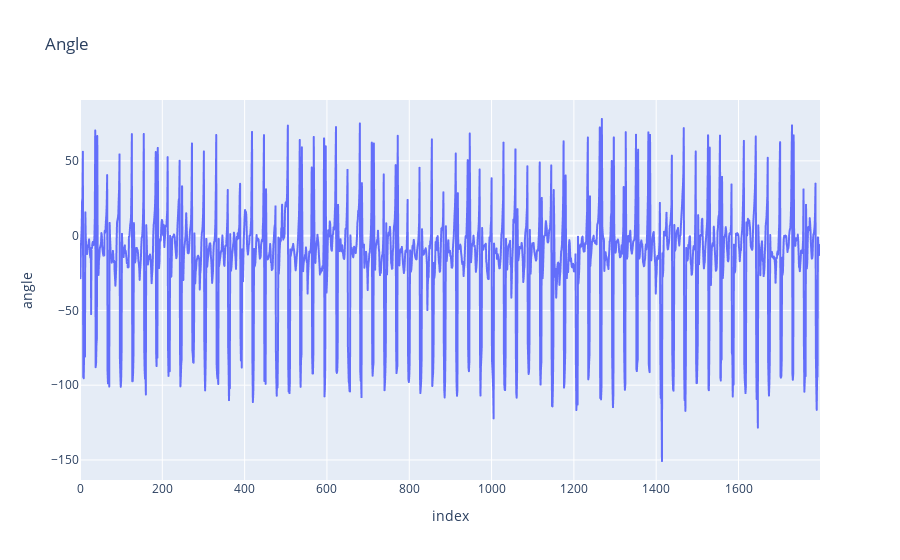

The cell this chart's notebook holds for it:
### Markdown cell above
### Winkel Verlauf

### Code cell
import pandas as pd
import plotly.express as px
import matplotlib as mpl
df["angle"]

fig_knee = px.line(df, y="angle", title='Angle')

fig_knee.show()

### Figure 1 — Plotly figure (JSON) as saved in the notebook; plotly's stock layout.template omitted (floating-point values rounded to 4 significant figures; data arrays with more than 128 entries replaced by an {"elided": "..."} marker saying what was removed)
{"data": [{"hovertemplate": "index=%{x}<br>angle=%{y}<extra></extra>", "legendgroup": "", "line": {"color": "#636efa", "dash": "solid"}, "marker": {"symbol": "circle"}, "mode": "lines", "name": "", "showlegend": false, "type": "scattergl", "x": {"elided": "1799 int values"}, "xaxis": "x", "y": {"elided": "1799 float values"}, "yaxis": "y"}], "layout": {"legend": {"tracegroupgap": 0}, "title": {"text": "Angle"}, "xaxis": {"anchor": "y", "domain": [0, 1], "title": {"text": "index"}}, "yaxis": {"anchor": "x", "domain": [0, 1], "title": {"text": "angle"}}}}
